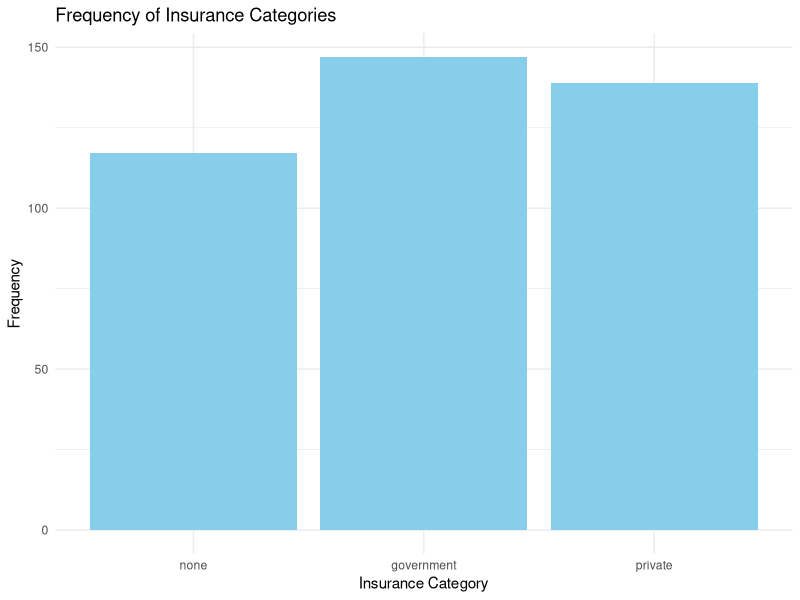
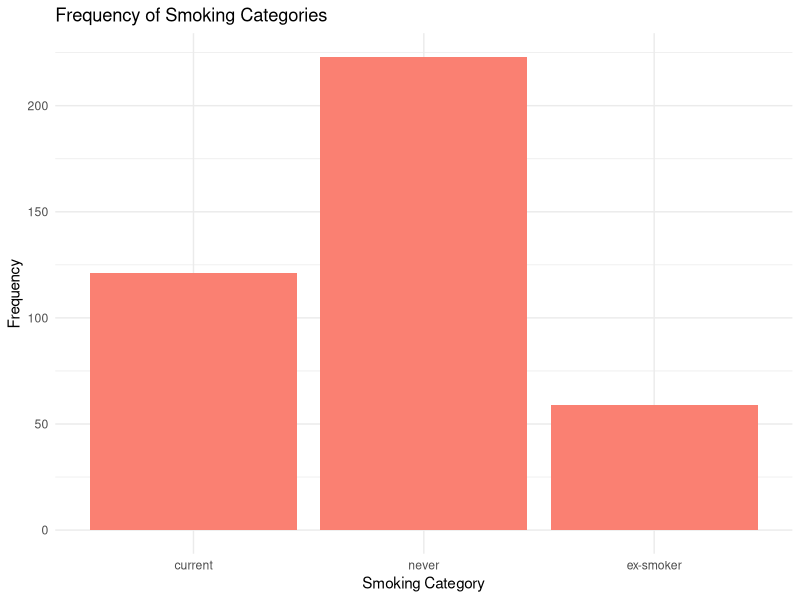
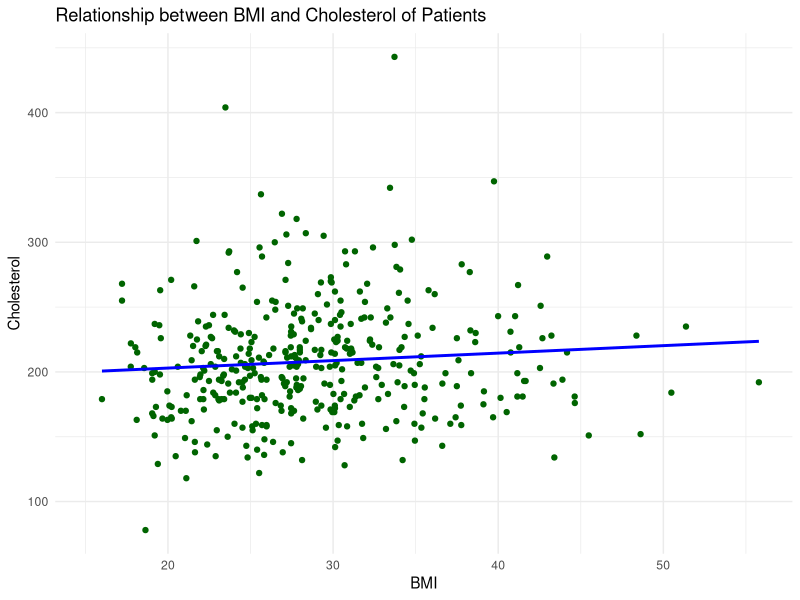
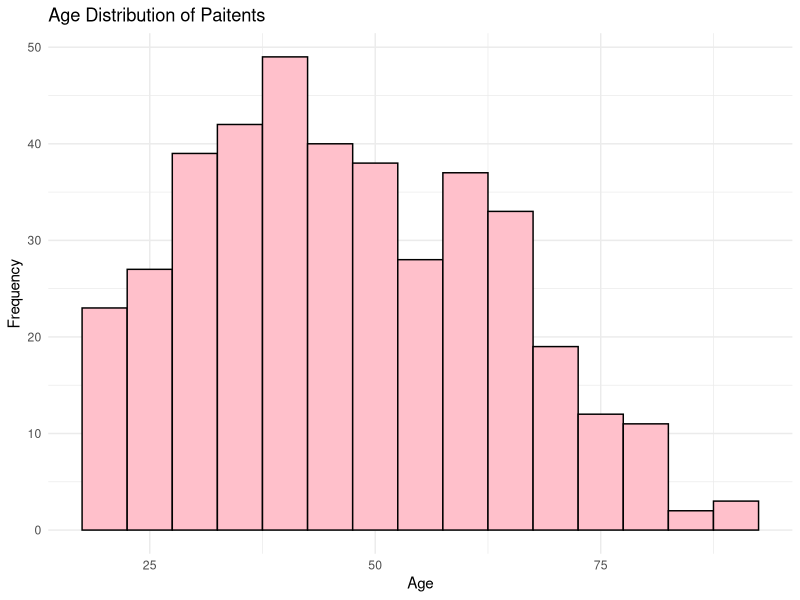

Here is the R script that generated these plots, in order:
## ---- chunk 1

library(tidyverse)

# Importing dataset
diabetes_data <- read.csv("diabetes.csv")

# View dataset
str(diabetes_data)

# Convert height to SI units
diabetes_data$height.si <- diabetes_data$height * 0.0254

# Convert weight to SI units
diabetes_data$weight.si <- diabetes_data$weight * 0.453592

# Calculate BMI
diabetes_data$BMI <- diabetes_data$weight.si / (diabetes_data$height.si^2)

# Create categorical BMI variable using if-else statements
diabetes_data$bmi_categorized <- ifelse(diabetes_data$BMI < 18.5, "underweight",
                                        ifelse(diabetes_data$BMI >= 18.5 & diabetes_data$BMI <= 25, "normal",
                                               ifelse(diabetes_data$BMI > 25 & diabetes_data$BMI <= 30, "overweight",
                                                      ifelse(diabetes_data$BMI > 30, "obese", NA))))


# Recode insurance variable
diabetes_data$insurance <- factor(diabetes_data$insurance,  levels = c(0, 1, 2), labels = c("none", "government", "private"))

# Recode smoking variable
diabetes_data$smoking <- factor(diabetes_data$smoking, levels = c(1, 2, 3), labels = c("current", "never", "ex-smoker"))

# Check variables
summary(diabetes_data$height.si)
summary(diabetes_data$weight.si)
summary(diabetes_data$BMI)
table(diabetes_data$bmi_categorized)
table(diabetes_data$insurance)
table(diabetes_data$smoking)


## ---- chunk 2

# number of observations
num_observations <- nrow(diabetes_data)

#cat("Number of observations:", num_observations, "\n")

# Find the percentage of observations in each bmi_categorized category
bmi_category_percentages <- prop.table(table(diabetes_data$bmi_categorized)) * 100

# Find the percentage of observations in each gender category
gender_percentages <- prop.table(table(diabetes_data$gender)) * 100

# Find the percentage of observations in each diabetes category
diabetes_percentages <- prop.table(table(diabetes_data$dm)) * 100

# Find the average age of individuals in the dataset
average_age <- mean(diabetes_data$age)

# Find the average BMI of individuals in the dataset
average_bmi <- mean(diabetes_data$BMI, na.rm = TRUE)

## ---- chunk 3
library(ggplot2)

# Frequency of each labeled category of the insurance variable
ggplot(diabetes_data, aes(x = insurance)) + geom_bar(fill = "skyblue") +
  labs(title = "Frequency of Insurance Categories", x = "Insurance Category", y = "Frequency") +
  theme_minimal()

# Frequency of each labeled category of the smoking variable
ggplot(diabetes_data, aes(x = smoking)) + geom_bar(fill = "salmon") +
  labs(title = "Frequency of Smoking Categories", x = "Smoking Category", y = "Frequency") +
  theme_minimal()

# Figure 3: Scatter plot of BMI (independent variable) and cholesterol (dependent variable) with regression line
ggplot(diabetes_data, aes(x = BMI, y = chol)) + geom_point(color = "darkgreen") + geom_smooth(method = "lm", se = FALSE, color = "blue") +
  labs(title = "Relationship between BMI and Cholesterol of Patients", x = "BMI", y = "Cholesterol") +
  theme_minimal()

# correlation coefficient between BMI and cholesterol
correlation <- cor(diabetes_data$BMI, diabetes_data$chol, use = "complete.obs")

# Histogram of the age variable with binwidth of 5
ggplot(diabetes_data, aes(x = age)) + geom_histogram(binwidth = 5, fill = "pink", color = "black") +
  labs(title = "Age Distribution of Paitents", x = "Age", y = "Frequency") +
  theme_minimal()


## ---- chunk 4

# Convert gender to a factor
diabetes_data$gender <- factor(diabetes_data$gender)

# Build logistic regression model
logit_model <- glm(dm ~ age + gender + BMI, data = diabetes_data, family = "binomial")

# Summarize the model
summary(logit_model)


